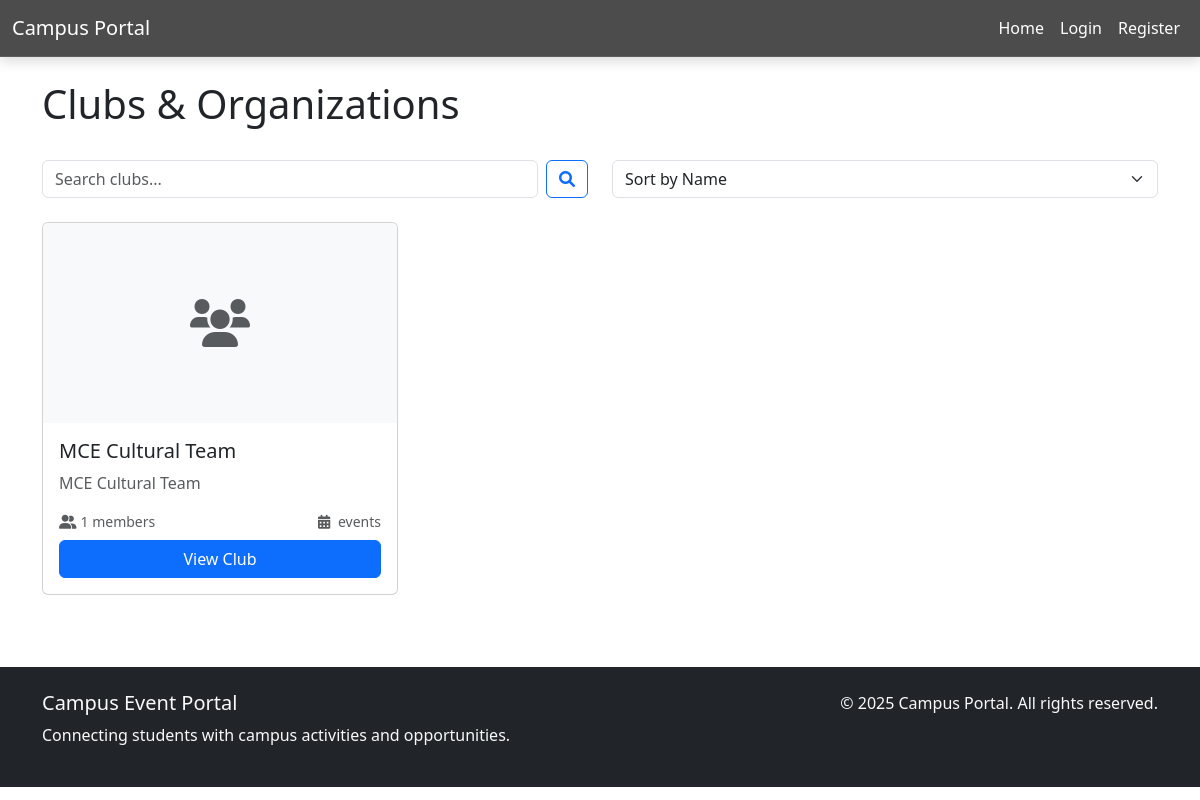
Page /clubs/ on the committed database.
### apps/clubs/models.py (models this page shows, shortened)
class Club(models.Model):
    CATEGORY_CHOICES = [
        ('TECHNICAL', 'Technical'),
        ('CULTURAL', 'Cultural'),
        ('SPORTS', 'Sports'),
        ('SOCIAL', 'Social Service'),
        ('ARTS', 'Arts & Creativity'),
        ('OTHER', 'Other'),
    ]
    name = models.CharField(max_length=200, unique=True)
    slug = models.SlugField(max_length=200, unique=True, blank=True)
    description = models.TextField()
    category = models.CharField(max_length=20, choices=CATEGORY_CHOICES)
    logo = models.ImageField(upload_to='club_logos/', blank=True, null=True)
    cover_image = models.ImageField(upload_to='club_covers/', blank=True, null=True)
    coordinator = models.ForeignKey(
        settings.AUTH_USER_MODEL,
        on_delete=models.SET_NULL,
        null=True,
        related_name='coordinated_clubs',
        limit_choices_to={'role': 'COORDINATOR'}
    )
    members = models.ManyToManyField(
        settings.AUTH_USER_MODEL,
        through='ClubMembership',
        related_name='clubs'
    )
    email = models.EmailField(blank=True)
    website = models.URLField(blank=True)
    social_links = models.JSONField(default=dict, blank=True)
    is_active = models.BooleanField(default=True)
    created_at = models.DateTimeField(auto_now_add=True)
    updated_at = models.DateTimeField(auto_now=True)
    class Meta:
        db_table = 'clubs'
        ordering = ['name']

### apps/clubs/views.py (the view)
# urls.py: path('', views.ClubListView.as_view(), name='club_list'),
class ClubListView(ListView):
    model = Club
    template_name = 'clubs/club_list.html'
    context_object_name = 'clubs'
    paginate_by = 12
    def get_queryset(self):
        queryset = Club.objects.filter(is_active=True).annotate(
            member_count=Count('members')
        )
        search_query = self.request.GET.get('search')
        if search_query:
            queryset = queryset.filter(
                Q(name__icontains=search_query) |
                Q(description__icontains=search_query)
            )
        category = self.request.GET.get('category')
        if category:
            queryset = queryset.filter(category=category)
        return queryset.order_by('name')
    def get_context_data(self, **kwargs):
        context = super().get_context_data(**kwargs)
        context['categories'] = Club.CATEGORY_CHOICES
        context['selected_category'] = self.request.GET.get('category', '')
        context['search_query'] = self.request.GET.get('search', '')
        return context

### templates/clubs/club_list.html (shortened to what this page needs)
{% extends 'base.html' %}
{% load static %}
{% block content %}
<div class="container py-4">
    <div class="d-flex justify-content-between align-items-center mb-4">
        <h1>Clubs & Organizations</h1>
    </div>
    <div class="row mb-4">
        <div class="col-md-6">
            <form method="GET" class="d-flex">
                <input type="text" name="search" class="form-control me-2" placeholder="Search clubs..." value="{{ search_query }}">
                <button class="btn btn-outline-primary" type="submit">
                    <i class="fas fa-search"></i>
                </button>
            </form>
        </div>
        <div class="col-md-6">
            <select class="form-select" onchange="location = this.value;">
                <option value="?sort=name" {% if sort_by == 'name' %}selected{% endif %}>Sort by Name</option>
            </select>
        </div>
    </div>
    {% if clubs %}
    <div class="row row-cols-1 row-cols-md-2 row-cols-lg-3 g-4">
        {% for club in clubs %}
        <div class="col">
            <div class="card h-100 club-card">
                {% if club.logo %}
                <img src="{{ club.logo.url }}" class="card-img-top" alt="{{ club.name }}" style="height: 200px; object-fit: cover;">
                {% else %}
                <div class="card-img-top bg-light d-flex align-items-center justify-content-center" style="height: 200px;">
                    <i class="fas fa-users text-muted" style="font-size: 3rem;"></i>
                </div>
                {% endif %}
                <div class="card-body d-flex flex-column">
                    <h5 class="card-title">{{ club.name }}</h5>
                    <p class="card-text text-muted flex-grow-1">{{ club.description|truncatewords:20 }}</p>
                    <div class="d-flex justify-content-between text-muted small mb-2">
                        <span><i class="fas fa-user-friends me-1"></i>{{ club.member_count }} members</span>
                        <span><i class="fas fa-calendar-alt me-1"></i>{{ club.event_count }} events</span>
                    </div>
                    <div class="mt-auto">
                        <a href="{% url 'clubs:club_detail' club.slug %}" class="btn btn-primary w-100">View Club</a>
                    </div>
                </div>
            </div>
        </div>
        {% endfor %}
    </div>
    {% endif %}
</div>
{% endblock %}

### templates/base.html (shortened to what this page needs)
<!DOCTYPE html>
<html lang="en">
<head>
    <link href="https://cdn.jsdelivr.net/npm/bootstrap@5.3.0/dist/css/bootstrap.min.css" rel="stylesheet">
    <link rel="stylesheet" href="https://cdnjs.cloudflare.com/ajax/libs/font-awesome/6.0.0/css/all.min.css">
</head>
<body>
    {% include 'navbar.html' %}
    <main>
        {% block content %}
        {% endblock %}
    </main>
    <footer class="bg-dark text-light py-4 mt-5">
        <div class="container">
            <div class="row">
                <div class="col-md-6">
                    <h5>Campus Event Portal</h5>
                    <p>Connecting students with campus activities and opportunities.</p>
                </div>
                <div class="col-md-6 text-md-end">
                    <p>&copy; 2025 Campus Portal. All rights reserved.</p>
                </div>
            </div>
        </div>
    </footer>
</body>
</html>

### templates/navbar.html (shortened to what this page needs)
{% load static %}
<nav class="navbar navbar-expand-lg navbar-dark bg-transparent navbar-fixed navbar-transparent">
    <div class="container-fluid">
        <a class="navbar-brand" href="{% url 'home' %}">
            Campus Portal
        </a>
        <div class="collapse navbar-collapse" id="navbarNav">
            <ul class="navbar-nav ms-auto">
                <li class="nav-item">
                    <a class="nav-link" href="{% url 'home' %}">Home</a>
                </li>
                {% if user.is_authenticated %}
                    <li class="nav-item">
                        <a class="nav-link" href="{% url 'accounts:dashboard' %}">Dashboard</a>
                    </li>
                    <li class="nav-item dropdown">
                        <a class="nav-link dropdown-toggle" href="#" role="button" data-bs-toggle="dropdown">
                            <i class="fas fa-user-circle"></i> {{ user.get_full_name }}
                        </a>
                        <ul class="dropdown-menu">
                            <li><a class="dropdown-item" href="{% url 'accounts:profile' %}">Profile</a></li>
                            <li><a class="dropdown-item" href="{% url 'notifications:list' %}">Notifications</a></li>
                            <li><hr class="dropdown-divider"></li>
                            <li><a class="dropdown-item" href="{% url 'accounts:logout' %}">Logout</a></li>
                        </ul>
                    </li>
                {% else %}
                    <li class="nav-item">
                        <a class="nav-link" href="{% url 'accounts:login' %}">Login</a>
                    </li>
                    <li class="nav-item">
                        <a class="nav-link" href="{% url 'accounts:register' %}">Register</a>
                    </li>
                {% endif %}
            </ul>
        </div>
    </div>
</nav>

### templates/base.html (style rules this page uses)
.navbar-fixed { position: fixed; top: 0; left: 0; width: 100%; z-index: 1030; }
.navbar-transparent { background-color: rgba(0, 0, 0, 0.7) !important; backdrop-filter: blur(10px); -webkit-backdrop-filter: blur(10px); box-shadow: 0 4px 12px rgba(0, 0, 0, 0.15); border-bottom: 1px solid rgba(255, 255, 255, 0.1); }
.navbar-transparent .navbar-brand, .navbar-transparent .nav-link { color: white !important; }
body { padding-top: 56px; }

### rows in the picture
Club: name "MCE Cultural Team", description "MCE Cultural Team", member_count "1"
